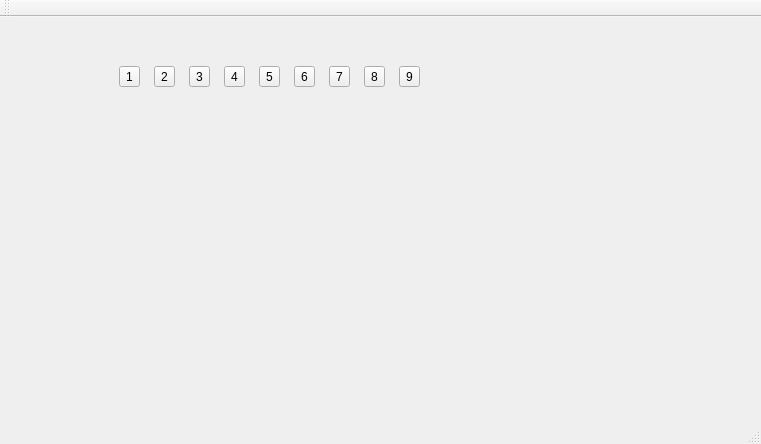
<?xml version="1.0" encoding="UTF-8"?>
<ui version="4.0">
 <class>MainWindow</class>
 <widget class="QMainWindow" name="MainWindow">
  <property name="geometry">
   <rect>
    <x>0</x>
    <y>0</y>
    <width>761</width>
    <height>444</height>
   </rect>
  </property>
  <property name="windowTitle">
   <string>MainWindow</string>
  </property>
  <widget class="QWidget" name="centralWidget">
   <widget class="QWidget" name="gridLayoutWidget">
    <property name="geometry">
     <rect>
      <x>100</x>
      <y>20</y>
      <width>341</width>
      <height>80</height>
     </rect>
    </property>
    <layout class="QGridLayout" name="gridLayout">
     <item row="0" column="7">
      <widget class="QToolButton" name="wang_8">
       <property name="text">
        <string>8</string>
       </property>
      </widget>
     </item>
     <item row="0" column="0">
      <widget class="QToolButton" name="wang_1">
       <property name="text">
        <string>1</string>
       </property>
      </widget>
     </item>
     <item row="0" column="2">
      <widget class="QToolButton" name="wang_3">
       <property name="text">
        <string>3</string>
       </property>
      </widget>
     </item>
     <item row="0" column="3">
      <widget class="QToolButton" name="wang_4">
       <property name="text">
        <string>4</string>
       </property>
      </widget>
     </item>
     <item row="0" column="6">
      <widget class="QToolButton" name="wang_7">
       <property name="text">
        <string>7</string>
       </property>
      </widget>
     </item>
     <item row="0" column="5">
      <widget class="QToolButton" name="wang_6">
       <property name="text">
        <string>6</string>
       </property>
      </widget>
     </item>
     <item row="0" column="4">
      <widget class="QToolButton" name="wang_5">
       <property name="text">
        <string>5</string>
       </property>
      </widget>
     </item>
     <item row="0" column="1">
      <widget class="QToolButton" name="wang_2">
       <property name="text">
        <string>2</string>
       </property>
      </widget>
     </item>
     <item row="0" column="8">
      <widget class="QToolButton" name="wang_9">
       <property name="text">
        <string>9</string>
       </property>
      </widget>
     </item>
    </layout>
   </widget>
  </widget>
  <widget class="QMenuBar" name="menuBar">
   <property name="geometry">
    <rect>
     <x>0</x>
     <y>0</y>
     <width>761</width>
     <height>28</height>
    </rect>
   </property>
  </widget>
  <widget class="QToolBar" name="mainToolBar">
   <attribute name="toolBarArea">
    <enum>TopToolBarArea</enum>
   </attribute>
   <attribute name="toolBarBreak">
    <bool>false</bool>
   </attribute>
  </widget>
  <widget class="QStatusBar" name="statusBar"/>
 </widget>
 <layoutdefault spacing="6" margin="11"/>
 <resources/>
 <connections/>
</ui>
